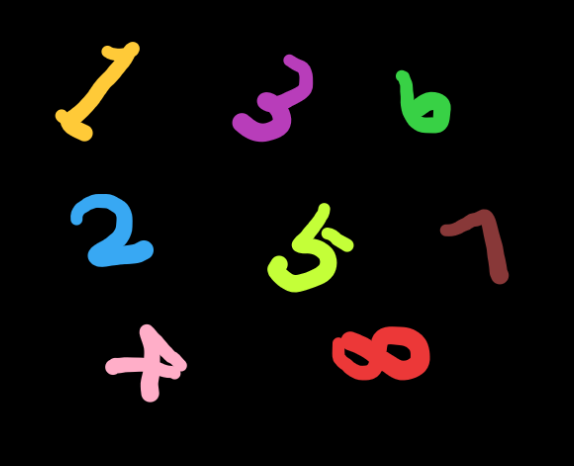
#> input picture image/number_img.png, 574 x 466 px
$ python opencv_number_edit.py
#> lines starting #> are read from the running program, lines starting #| are printed output that depends on the picture; after the words box and inside, x2 and y2 are one past the last pixel; in counts of white or black regions, pixels touching at a corner belong together
# -*- coding: utf-8 -*-

import cv2
import numpy as np
image = cv2.imread('./image/number_img.png')
#> image is the input picture: shape (466, 574, 3); mean B, G, R 8.9, 11.2, 13.6
img = image

# [62 lines of commented-out code are left out]
img = cv2.imread("./image/number_org.png")      #读入图片
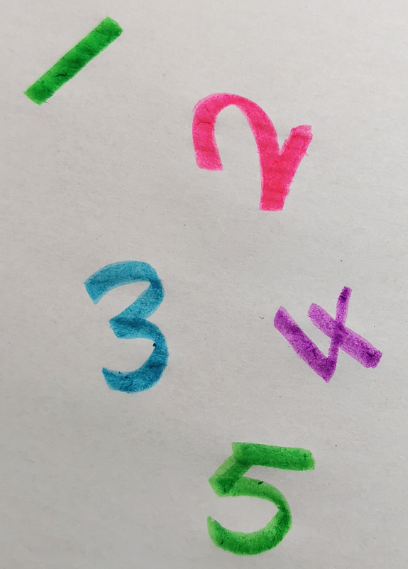
#> input picture image/number_org.png, 408 x 569 px
#> img is the input picture: shape (569, 408, 3); mean B, G, R 179.8, 182.5, 185.1
gray = cv2.cvtColor(img, cv2.COLOR_BGR2GRAY)   #图片灰度化
gray = cv2.cvtColor(img, cv2.COLOR_BGR2GRAY)
thresh = cv2.inRange(gray, 0, 160)      #阈值化法二值化图像
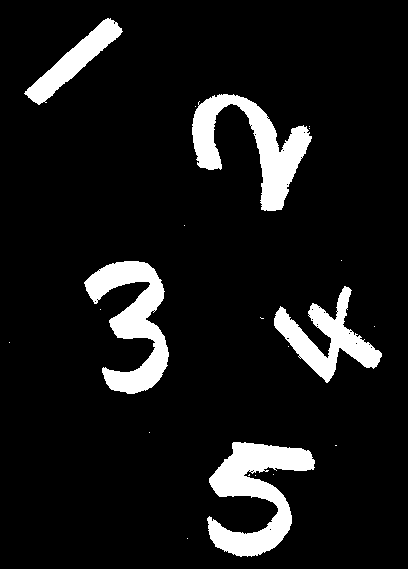
#> thresh: shape (569, 408); 9.6% white; 21 white regions (16 under 20 px), largest, box (x1, y1, x2, y2) and area: (207, 442, 315, 557) 5792, (192, 94, 312, 211) 5251, (84, 261, 169, 394) 5154, (274, 286, 382, 383) 3681, (24, 18, 123, 105) 2407
cv2.imshow('org',thresh)                #输出图像
final_img = cv2.medianBlur(thresh,19)
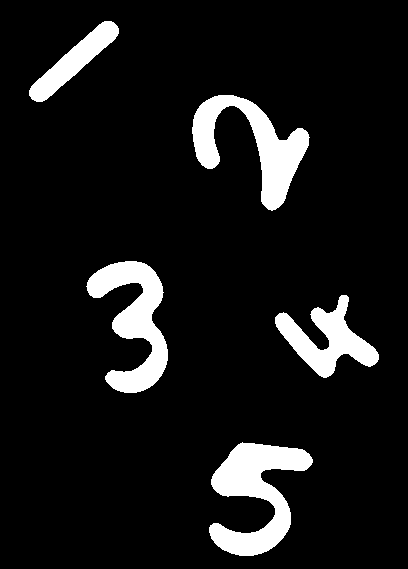
#> final_img: shape (569, 408); 9.3% white; 5 white regions
cv2.imshow('final_img',final_img)                #输出图像

contours, hier = cv2.findContours(final_img, cv2.RETR_EXTERNAL,cv2.CHAIN_APPROX_SIMPLE)
#> contours = 5 contours; box (x1, y1, x2, y2) and area: (209, 442, 313, 556) 5466, (192, 95, 310, 211) 4896, (86, 261, 168, 393) 4805, (275, 295, 379, 378) 3372, (29, 21, 119, 102) 2186

#for: 依次对每个由findContours函数取出的轮廓进行操作
for cidx,cnt in enumerate(contours):
    #minAreaRect函数: 取出由findContours函数取出的轮廓的最小可包围的矩形
    minAreaRect = cv2.minAreaRect(cnt)
    ((cx, cy), (w, h), theta) = minAreaRect
    cx = int(cx) #坐标转换成整数
    cy = int(cy)
    w = int(w)
    h = int(h)
    # 获取旋转矩阵
    rotateMatrix = cv2.getRotationMatrix2D((cx, cy), theta, 1.0)
    # 获取旋转后的图像，即将图像转正，方便下面ROI
    rotatedImg = cv2.warpAffine(img, rotateMatrix, (img.shape[1], img.shape[0]))
    # 绘制矩形区域  pt1,pt2分别为最小矩形的左上角和右下角坐标
    pt1 = (int(cx - w/2), int(cy - h/2))
    pt2 = (int(cx + w/2), int(cy + h/2))
    #if: 去除受噪点影响所形成的轮廓矩形
    #if ( int(cx - w/2)-int(cx + w/2) > 10 or int(cx - w/2)-int(cx + w/2) < -10):
    cv2.rectangle(rotatedImg, pt1=pt1, pt2=pt2,color=(255, 255, 255), thickness=3)
        #ROI取出兴趣区域，由左上角，右下角坐标取出
    final = rotatedImg[pt1[1]: pt2[1] ,pt1[0]: pt2[0]]
    #cv2.imwrite("minarearect_cidx_{}.png".format(cidx), final)  #保存图片
    cv2.imshow("minarearect_cidx_{}".format(cidx), final)
#> this loop made 5 passes
#> (minAreaRect, cx, cy, w, h, theta, rotateMatrix, pt1) on passes 1 to 5: (((252.4, 496), (121.7, 89.6), -70.51), 252, 496, 121, 89, -70.51, [[0.334, -0.943, 635.5], [0.943, 0.334, 92.98]], (191, 451)), (((326.6, 338.9), (90.27, 76.27), -16.19), 326, 338, 90, 76, -16.19, [[0.96, -0.279, 107.2], [0.279, 0.96, -77.49]], (281, 300)), (((132.2, 325.9), (74.46, 131), -11.55), 132, 325, 74, 130, -11.55, [[0.98, -0.2, 67.73], [0.2, 0.98, -19.84]], (95, 260)), (((244.3, 147.3), (87.55, 119.2), -62.53), 244, 147, 87, 119, -62.53, [[0.461, -0.887, 261.9], [0.887, 0.461, -137.3]], (200, 87)), (((73.25, 61.16), (112.1, 21.66), -41.73), 73, 61, 112, 21, -41.73, [[0.746, -0.666, 59.12], [0.666, 0.746, -33.11]], (17, 50))
#> pass 1, `rotatedImg = cv2.warpAffine(img, rotateMatrix, (img.shape[1], img.shap..`:
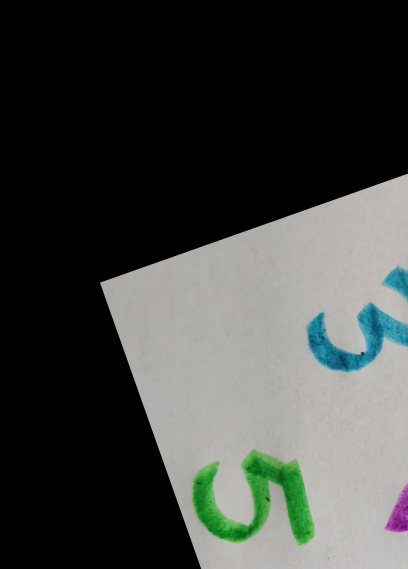
#> rotatedImg: shape (569, 408, 3); mean B, G, R 65.1, 67.9, 65.2
#> pass 1, `final = rotatedImg[pt1[1]: pt2[1] ,pt1[0]: pt2[0]]`:
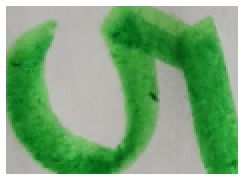
#> final: shape (89, 121, 3) (shown 2 times larger); mean B, G, R 123, 169.4, 123.3
#> pass 2, `final = rotatedImg[pt1[1]: pt2[1] ,pt1[0]: pt2[0]]`:
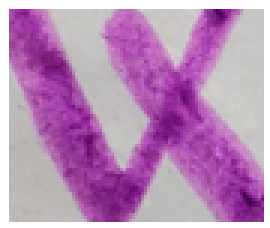
#> final: shape (76, 90, 3) (shown 3 times larger); mean B, G, R 185.4, 140.2, 186.2
#> after the loop:
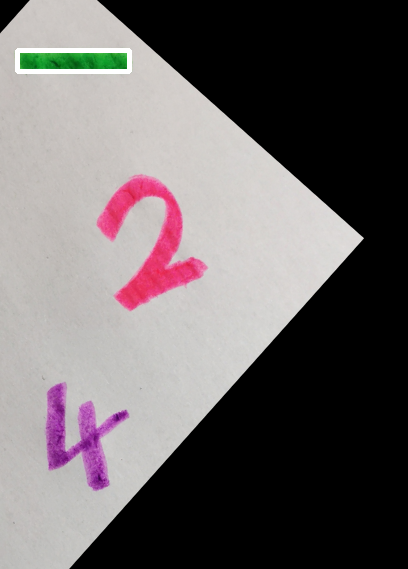
#> rotatedImg: shape (569, 408, 3); mean B, G, R 103.2, 102.4, 108.5
#---------------------------------------------------------------------------end
cv2.waitKey(0)
cv2.destroyAllWindows()
